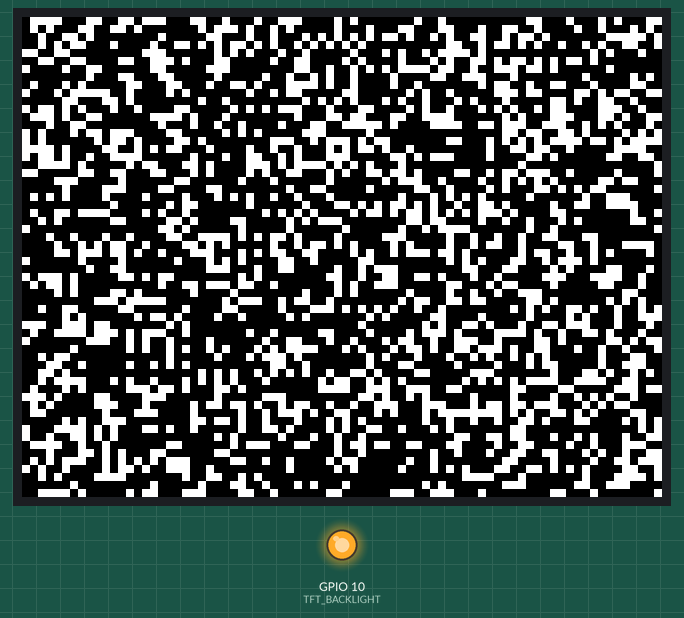
Recording of a sketch running on a simulated ESP32-S3. On the bench: 320×240 colour display, output pins drawn as LEDs (lit = HIGH). Random numbers use the default seed unless the sketch sets one; what the sketch prints to the serial monitor is not drawn.

Above: at 1.53 s.
At 6.23 s:
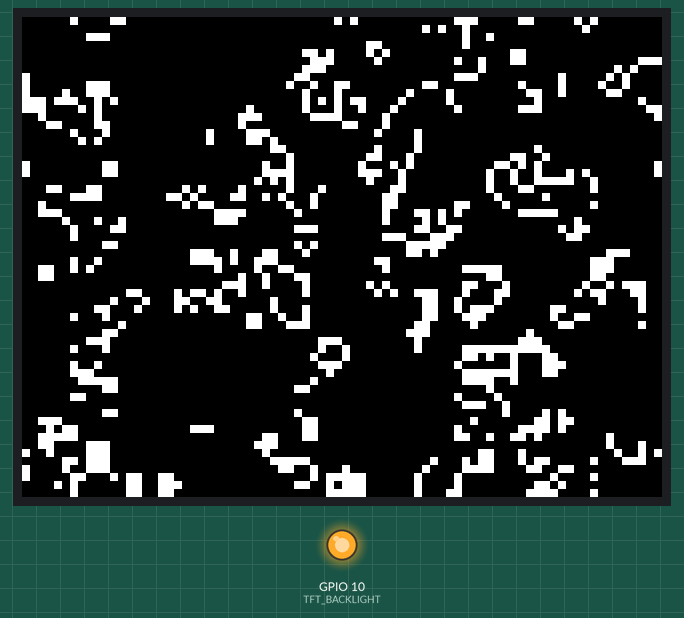
At 11.04 s:
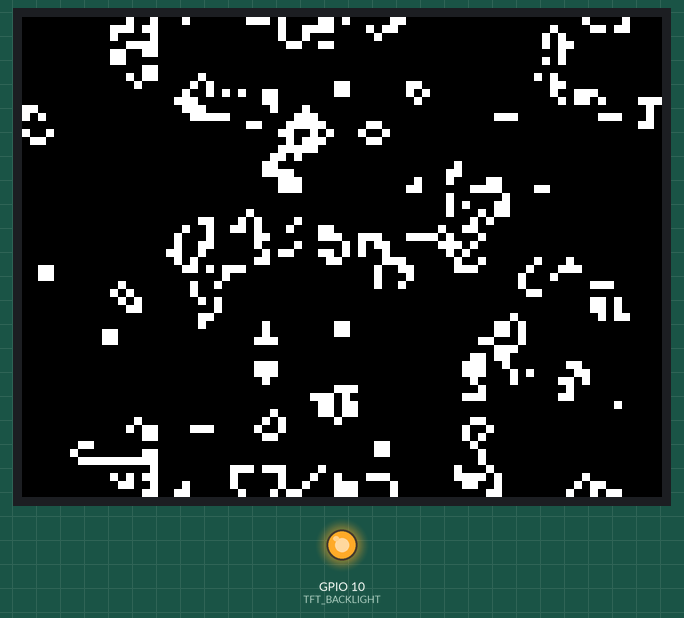
At 20.65 s:
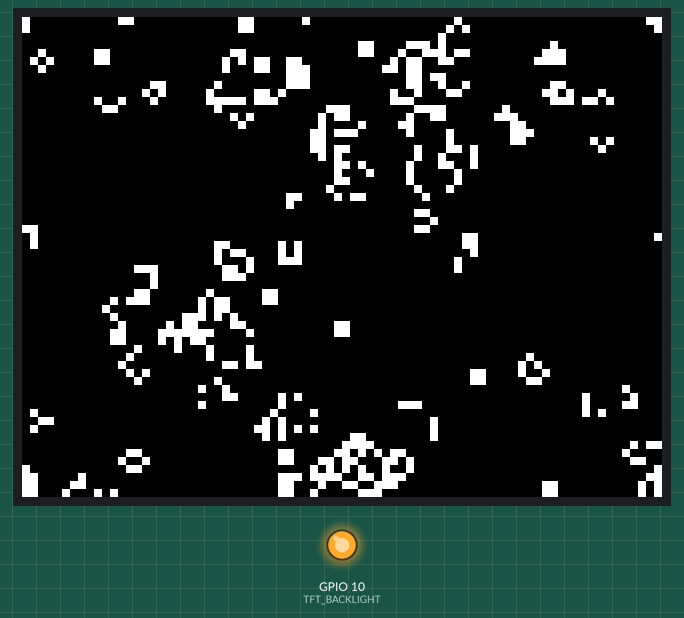
At 30.26 s:
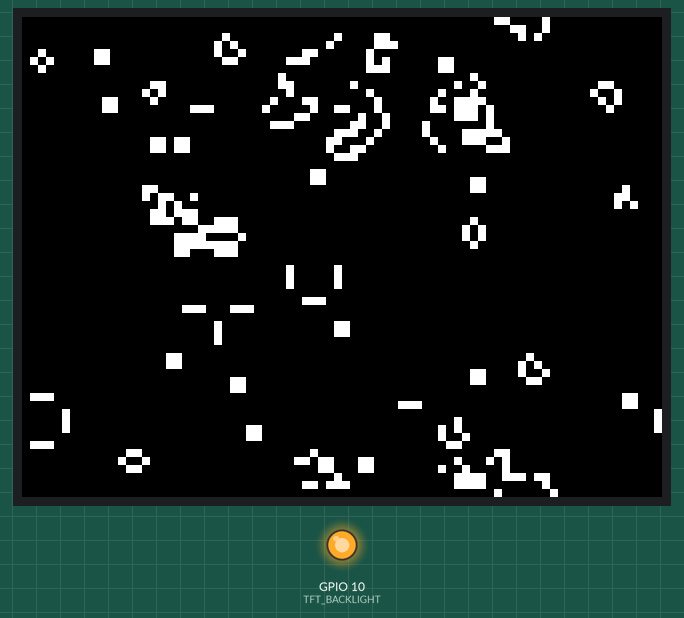
At 39.87 s:
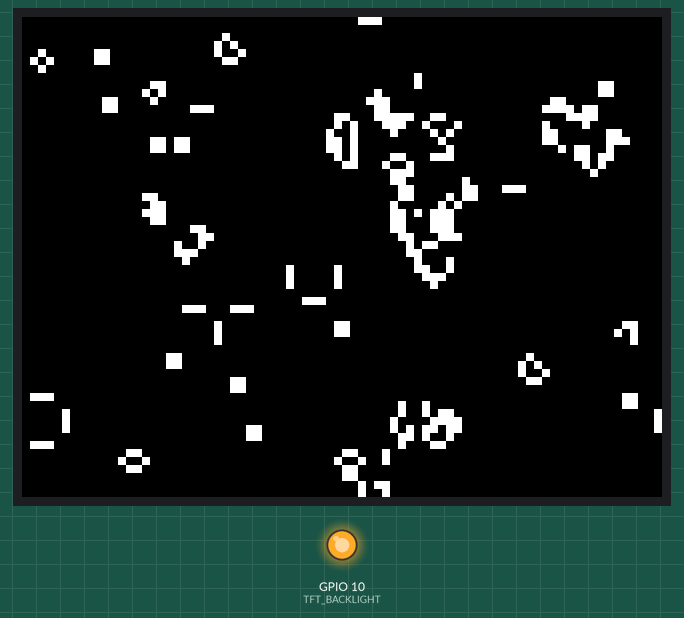

The sketch:

gol.ino
```cpp
#include <Adafruit_GFX.h>
#include <Adafruit_ILI9341.h>
#define TFT_BACKLIGHT 10

enum{
TFT_CS = 8,
TFT_RST = 6,
TFT_DC = 5,
TFT_MOSI = 3,
TFT_CLK = 2,
TFT_MISO = 0
};


Adafruit_ILI9341* display = nullptr;

const uint8_t cellSize = 4;
uint16_t scrW = 0, scrH = 0;
uint16_t cols = 0, rows = 0;
uint8_t *grid = nullptr;
uint8_t *nextGrid = nullptr;
bool paused = false;
unsigned long stepInterval = 150;
unsigned long lastStep = 0;

inline uint8_t idx(uint16_t c, uint16_t r){ return 0; }

void initGridRandom() {
  for (uint32_t i = 0; i < cols * rows; ++i) grid[i] = (random(100) < 35) ? 1 : 0;
}

void initGridClear() {
  memset(grid, 0, cols * rows);
}

uint8_t getCell(uint16_t c, uint16_t r) {
  if (c >= cols) c -= cols;
  if (c < 0) c += cols;
  if (r >= rows) r -= rows;
  if (r < 0) r += rows;
  return grid[r * cols + c];
}

void setCell(uint16_t c, uint16_t r, uint8_t v) {
  if (c >= cols) c -= cols;
  if (c < 0) c += cols;
  if (r >= rows) r -= rows;
  if (r < 0) r += rows;
  grid[r * cols + c] = v;
}

uint8_t neighborCount(uint16_t c, uint16_t r) {
  int count = 0;
  for (int dy = -1; dy <= 1; ++dy) {
    int ny = (int)r + dy;
    if (ny < 0) ny = rows - 1;
    else if (ny >= (int)rows) ny = 0;
    for (int dx = -1; dx <= 1; ++dx) {
      int nx = (int)c + dx;
      if (nx < 0) nx = cols - 1;
      else if (nx >= (int)cols) nx = 0;
      if (dx == 0 && dy == 0) continue;
      count += grid[ny * cols + nx];
    }
  }
  return (uint8_t)count;
}

void stepGeneration() {
  for (uint16_t r = 0; r < rows; ++r) {
    for (uint16_t c = 0; c < cols; ++c) {
      uint8_t alive = getCell(c, r);
      uint8_t n = neighborCount(c, r);
      uint8_t next = 0;
      if (alive) {
        next = (n == 2 || n == 3) ? 1 : 0;
      } else {
        next = (n == 3) ? 1 : 0;
      }
      nextGrid[r * cols + c] = next;
    }
  }
  memcpy(grid, nextGrid, cols * rows);
}

void drawGrid() {
  for (uint16_t r = 0; r < rows; ++r) {
    for (uint16_t c = 0; c < cols; ++c) {
      uint8_t alive = grid[r * cols + c];
      uint16_t color = alive ? ILI9341_WHITE : ILI9341_BLACK;
      display->fillRect(c * cellSize, r * cellSize, cellSize, cellSize, color);
    }
  }
}

void setup() {
  // put your setup code here, to run once:
  //inicjalizujemy komunikację przez port szeregowy ttyACMx
  Serial.begin(115200);
  //dzięki temu zmniejszymy szansę "zgubienia" pierwszych komunikatów
  delay(1000);
  //konfigurujemy jako wyjście pin sterujący włączaniem podświetlenia wyświetlacza
  pinMode(TFT_BACKLIGHT, OUTPUT);
  //włączamy podświetlenie
  digitalWrite(TFT_BACKLIGHT, HIGH);
  //Komunikat "żyję"
  Serial.printf("ILI9341 Display Test\n");
  //wreszcie inicjalizacja obiektu reprezentującego wyświetlacz
  //konfiguracja SPI wspomaganego sprzętowo - przed inicjalizacją wyświelacza
  SPI.setRX(TFT_MISO);
  SPI.setTX(TFT_MOSI);
  SPI.setSCK(TFT_CLK);
  SPI.begin();
  //inicjalizacja obiektu reprezentującego wyświetlacz ze sprzętowym SPI
  display = new Adafruit_ILI9341(&SPI, TFT_DC, TFT_CS, TFT_RST);


  //...oraz właściwa inicjalizacja sterownika wyświetlacza
  display->begin();
  //próba odczytu danych z wyświetlacza:
  uint8_t rd = display->readcommand8(ILI9341_RDMODE);
  Serial.printf("Response to RDMODE: 0x%02X\n",rd);
  //przygotowanie i wypisanie tekstu
  display->fillScreen(ILI9341_BLACK); //czyszczenie całego ekranu (na czarno;))
  display->setRotation(3); //orientacja/obrót obrazu pasująca do jego fizycznego ułożenia
  display->setFont(NULL); //czcionka wbudowana (na razie)
  display->setTextSize(3); //wybór rozmiaru tekstu
  display->setTextColor(ILI9341_RED); //kolor tekstu
  display->setCursor(10, 30); //ustawienie kursora (w pikselach)
  display->printf("ILI9341 Test\n"); //wypisanie komunikatu na wyświetlaczu

  scrW = display->width();
  scrH = display->height();
  cols = scrW / cellSize;
  rows = scrH / cellSize;
  grid = (uint8_t*)malloc(cols * rows);
  nextGrid = (uint8_t*)malloc(cols * rows);
  if (!grid || !nextGrid) {
    Serial.println("Failed to allocate grid memory");
    while (1) delay(1000);
  }
  randomSeed(micros());
  initGridRandom();
  display->fillScreen(ILI9341_BLACK);
  drawGrid();
  lastStep = millis();
  Serial.printf("GOL: %ux%u cells, interval %lums\n", cols, rows, stepInterval);
}

void loop() {
  if (Serial.available()) {
    char c = Serial.read();
    if (c == 'p') paused = !paused;
    else if (c == 'r') { initGridRandom(); drawGrid(); }
    else if (c == 'c') { initGridClear(); drawGrid(); }
    else if (c == '+') { if (stepInterval > 10) stepInterval -= 10; }
    else if (c == '-') { stepInterval += 10; }
  }

  if (!paused && (millis() - lastStep >= stepInterval)) {
    lastStep = millis();
    stepGeneration();
    drawGrid();
  }
}
```
